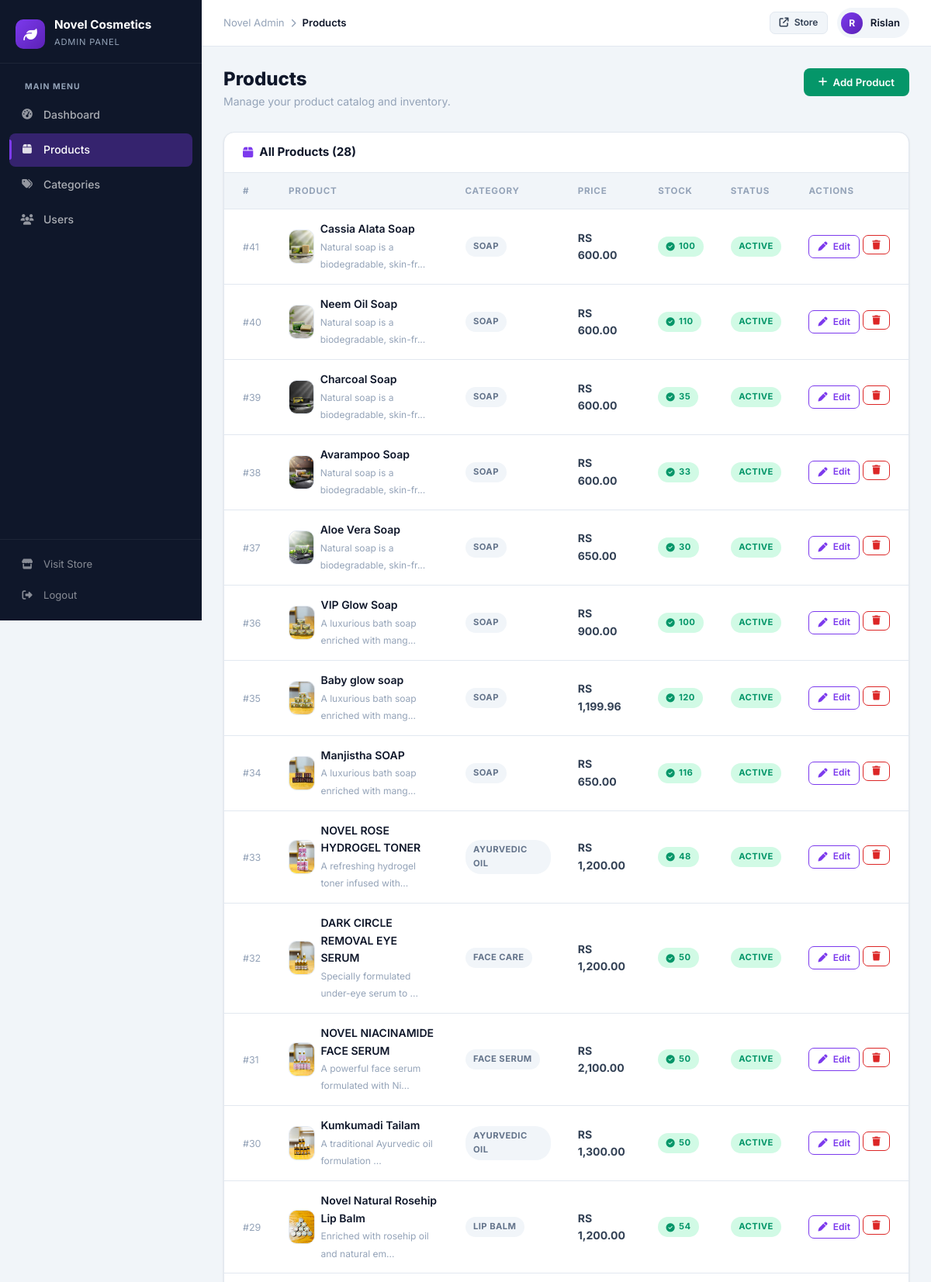
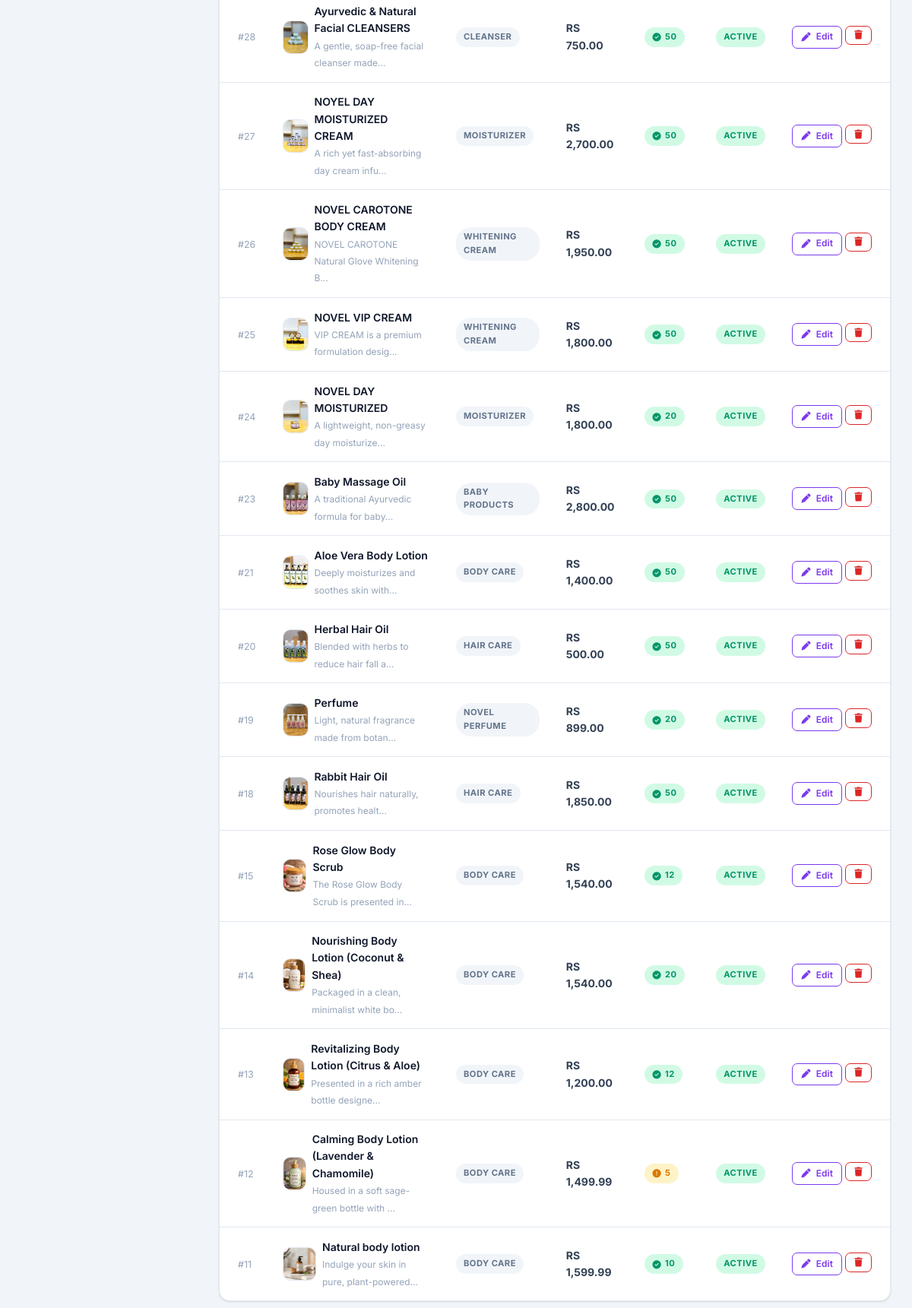
/admin/products.php (signed in), run on the app's committed database (2 pictures, top to bottom).
### tables this page shows
CREATE TABLE `products` (
  `id` int NOT NULL,
  `name` varchar(255) NOT NULL,
  `description` text,
  `price` decimal(10,2) NOT NULL,
  `category_id` int DEFAULT NULL,
  `image_url` varchar(500) DEFAULT NULL,
  `stock_quantity` int DEFAULT '0',
  `is_active` tinyint(1) DEFAULT '1',
  `created_at` timestamp NOT NULL DEFAULT CURRENT_TIMESTAMP,
  `updated_at` timestamp NOT NULL DEFAULT CURRENT_TIMESTAMP ON UPDATE CURRENT_TIMESTAMP
);

CREATE TABLE `categories` (
  `id` int NOT NULL,
  `name` varchar(100) NOT NULL,
  `description` text,
  `created_at` timestamp NOT NULL DEFAULT CURRENT_TIMESTAMP
);

### includes/db_config.php (called while the page is built, shortened)
<?php
function getConnection() {
    try {
        $pdo = new PDO("mysql:host=" . DB_HOST . ";dbname=" . DB_NAME, DB_USER, DB_PASS);
        $pdo->setAttribute(PDO::ATTR_ERRMODE, PDO::ERRMODE_EXCEPTION);
        return $pdo;
    } catch(PDOException $e) {
        die("Connection failed: " . $e->getMessage());
    }
}
?>

### includes/product_manager.php (called while the page is built, shortened)
<?php
require_once 'db_config.php';
class ProductManager {
    private $pdo;
    public function __construct() {
        $this->pdo = getConnection();
    }
    public function getAllProducts($limit = null, $offset = 0) {
        try {
            $sql = "SELECT p.*, c.name as category_name FROM products p
                    LEFT JOIN categories c ON p.category_id = c.id
                    WHERE p.is_active = 1
                    ORDER BY p.created_at DESC";
            if ($limit) {
                $sql .= " LIMIT :limit OFFSET :offset";
                $stmt = $this->pdo->prepare($sql);
                $stmt->bindParam(':limit', $limit, PDO::PARAM_INT);
                $stmt->bindParam(':offset', $offset, PDO::PARAM_INT);
                $stmt->execute();
            } else {
                $stmt = $this->pdo->prepare($sql);
                $stmt->execute();
            }
            return $stmt->fetchAll(PDO::FETCH_ASSOC);
        } catch(PDOException $e) {
            error_log("Error fetching products: " . $e->getMessage());
            return false;
        }
    }
}
?>

### admin/products.php (the view, shortened to what this page needs)
<?php
require_once '../includes/product_manager.php';
require_once 'includes/admin_layout.php';
$productManager  = new ProductManager();
$action    = isset($_GET['action']) ? $_GET['action'] : 'view';
$products = $productManager->getAllProducts();
?>
<div class="page-head">
    <div class="page-head-left">
        <h1><?php echo $action === 'view' ? 'Products' : ($action === 'add' ? 'Add Product' : 'Edit Product'); ?></h1>
        <p><?php echo $action === 'view' ? 'Manage your product catalog and inventory.' : 'Fill in the details below.'; ?></p>
    </div>
    <div class="page-head-right">
        <?php if ($action === 'view'): ?>
            <a href="products.php?action=add" class="abtn abtn-success">
                <i class="fas fa-plus"></i> Add Product
            </a>
        <?php else: ?>
            <a href="products.php" class="abtn abtn-ghost">
                <i class="fas fa-arrow-left"></i> Back
            </a>
        <?php endif; ?>
    </div>
</div>
<?php if ($action === 'view'): ?>
<div class="acard">
    <div class="acard-head">
        <h5><i class="fas fa-box"></i> All Products (<?php echo count($products); ?>)</h5>
    </div>
    <div class="acard-body p0">
        <div style="overflow-x:auto;">
        <table class="atable">
            <thead>
                <tr>
                    <th>#</th>
                    <th>Product</th>
                    <th>Category</th>
                    <th>Price</th>
                    <th>Stock</th>
                    <th>Status</th>
                    <th>Actions</th>
                </tr>
            </thead>
            <tbody>
                <?php foreach ($products as $prod): ?>
                <tr>
                    <td data-label="ID"><span style="color:var(--tx-muted);font-size:.78rem;">#<?php echo $prod['id']; ?></span></td>
                    <td data-label="Product">
                        <div class="d-flex align-items-center gap-2">
                            <?php if ($prod['image_url']): ?>
                                <img src="../images/products/<?php echo htmlspecialchars($prod['image_url']); ?>" class="prod-thumb" alt="">
                            <?php else: ?>
                                <div class="prod-thumb d-flex align-items-center justify-content-center" style="background:var(--bg-page);color:var(--tx-muted);">
                                    <i class="fas fa-image"></i>
                                </div>
                            <?php endif; ?>
                            <div class="prod-info">
                                <strong><?php echo htmlspecialchars($prod['name']); ?></strong>
                                <span><?php echo htmlspecialchars(substr($prod['description'], 0, 40)) . '...'; ?></span>
                            </div>
                        </div>
                    </td>
                    <td data-label="Category">
                        <span class="abadge gray"><?php echo htmlspecialchars($prod['category_name']); ?></span>
                    </td>
                    <td data-label="Price"><strong>RS <?php echo number_format($prod['price'], 2); ?></strong></td>
                    <td data-label="Stock">
                        <?php if ($prod['stock_quantity'] == 0): ?>
                            <span class="abadge red"><i class="fas fa-times-circle"></i> <?php echo $prod['stock_quantity']; ?></span>
                        <?php elseif ($prod['stock_quantity'] <= 5): ?>
                            <span class="abadge amber"><i class="fas fa-exclamation-circle"></i> <?php echo $prod['stock_quantity']; ?></span>
                        <?php else: ?>
                            <span class="abadge green"><i class="fas fa-check-circle"></i> <?php echo $prod['stock_quantity']; ?></span>
                        <?php endif; ?>
                    </td>
                    <td data-label="Status">
                        <span class="abadge <?php echo $prod['is_active'] ? 'green' : 'gray'; ?>">
                            <?php echo $prod['is_active'] ? 'Active' : 'Inactive'; ?>
                        </span>
                    </td>
                    <td data-label="Actions">
                        <div class="d-flex gap-1">
                            <a href="products.php?action=edit&id=<?php echo $prod['id']; ?>"
                               class="abtn abtn-outline-primary abtn-sm" title="Edit">
                                <i class="fas fa-pen"></i> Edit
                            </a>
                            <form method="POST" class="d-inline"
                                  onsubmit="return confirm('Delete this product permanently?');">
                                <button type="submit" class="abtn abtn-outline-danger abtn-sm" title="Delete">
                                    <i class="fas fa-trash"></i>
                                </button>
                            </form>
                        </div>
                    </td>
                </tr>
                <?php endforeach; ?>
            </tbody>
        </table>
        </div>
    </div>
</div>
<?php endif; ?>

### css/admin.css (style rules this page uses)
:root { --a-purple: #7c3aed; --a-purple-dark: #5b21b6; --a-purple-light:#ede9fe; --a-green: #059669; --a-green-light: #d1fae5; --a-red: #dc2626; --a-red-light: #fee2e2; --a-amber: #d97706; --a-amber-light: #fef3c7; --a-blue: #2563eb; --a-blue-light: #dbeafe; --a-cyan: #0891b2; --a-cyan-light: #cffafe; --sb-bg: #0f172a; --sb-hover: rgba(255,255,255,.06); --sb-active: rgba(124,58,237,.35); --sb-border: rgba(255,255,255,.06); --sb-width: 260px; --bg-page: #f1f5f9; --bg-card: #ffffff; --border: #e2e8f0; --tx-head: #0f172a; --tx-body: #334155; --tx-muted: #94a3b8; --radius: 14px; --radius-sm: 8px; --shadow-sm: 0 1px 3px rgba(0,0,0,.07), 0 1px 2px rgba(0,0,0,.05); --shadow-md: 0 4px 16px rgba(0,0,0,.08); --shadow-lg: 0 12px 40px rgba(0,0,0,.1); --transition: all .2s cubic-bezier(.4,0,.2,1); }
*, *::before, *::after { box-sizing: border-box; }
body { margin: 0; padding: 0; font-family: 'Inter', system-ui, sans-serif; background: var(--bg-page); color: var(--tx-body); font-size: .9375rem; line-height: 1.6; }
.page-head { display: flex; align-items: flex-start; justify-content: space-between; flex-wrap: wrap; gap: 1rem; margin-bottom: 1.75rem; }
.page-head-left h1 { font-size: 1.5rem; font-weight: 800; color: var(--tx-head); margin: 0 0 .2rem; }
.page-head-left p { color: var(--tx-muted); margin: 0; font-size: .875rem; }
.page-head-right { display: flex; gap: .6rem; flex-wrap: wrap; }
.acard { background: var(--bg-card); border-radius: var(--radius); border: 1px solid var(--border); box-shadow: var(--shadow-sm); overflow: hidden; margin-bottom: 1.5rem; }
.acard-head { padding: 1rem 1.5rem; display: flex; align-items: center; justify-content: space-between; border-bottom: 1px solid var(--border); gap: 1rem; flex-wrap: wrap; }
.acard-head h5 { margin: 0; font-size: .95rem; font-weight: 700; color: var(--tx-head); display: flex; align-items: center; gap: .5rem; }
.acard-head h5 i { color: var(--a-purple); }
.acard-body { padding: 1.5rem; }
.acard-body.p0 { padding: 0; }
.atable { width: 100%; border-collapse: collapse; }
.atable thead th { padding: .875rem 1.1rem; background: var(--bg-page); font-size: .72rem; font-weight: 700; text-transform: uppercase; letter-spacing: .07em; color: var(--tx-muted); white-space: nowrap; border-bottom: 1px solid var(--border); }
.atable thead th:first-child { padding-left: 1.5rem; }
.atable thead th:last-child { padding-right: 1.5rem; }
.atable tbody td { padding: .9rem 1.1rem; border-bottom: 1px solid var(--border); vertical-align: middle; font-size: .875rem; color: var(--tx-body); }
.atable tbody td:first-child { padding-left: 1.5rem; }
.atable tbody td:last-child { padding-right: 1.5rem; }
.atable tbody tr:last-child td { border-bottom: none; }
.prod-thumb { width: 44px; height: 44px; border-radius: 10px; object-fit: cover; border: 1px solid var(--border); }
.prod-info strong { display: block; font-weight: 600; color: var(--tx-head); font-size: .875rem; }
.prod-info span { font-size: .75rem; color: var(--tx-muted); }
.abadge { display: inline-flex; align-items: center; gap: .3rem; padding: .25rem .65rem; border-radius: 20px; font-size: .7rem; font-weight: 700; text-transform: uppercase; letter-spacing: .04em; }
.abadge.green { background: var(--a-green-light); color: var(--a-green); }
.abadge.amber { background: var(--a-amber-light); color: var(--a-amber); }
.abadge.gray { background: #f1f5f9; color: #64748b; }
.abtn { display: inline-flex; align-items: center; justify-content: center; gap: .45rem; padding: .55rem 1.2rem; border-radius: var(--radius-sm); font-size: .825rem; font-weight: 600; cursor: pointer; border: none; text-decoration: none; transition: var(--transition); white-space: nowrap; line-height: 1.4; }
.abtn-success { background: var(--a-green); color: #fff; }
.abtn-outline-primary { background: transparent; color: var(--a-purple); border: 1.5px solid var(--a-purple); }
.abtn-outline-danger { background: transparent; color: var(--a-red); border: 1.5px solid var(--a-red); }
.abtn-sm { padding: .35rem .7rem; font-size: .75rem; border-radius: 7px; }

### data on the page
products: id "41", image_url (picture), name "Cassia Alata Soap", description "Natural soap is a biodegradable, skin-fr", category.name "SOAP", price "600.00", stock_quantity "100", is_active "ACTIVE"
products: id "40", image_url (picture), name "Neem Oil Soap", description "Natural soap is a biodegradable, skin-fr", category.name "SOAP", price "600.00", stock_quantity "110", is_active "ACTIVE"
products: id "39", image_url (picture), name "Charcoal Soap", description "Natural soap is a biodegradable, skin-fr", category.name "SOAP", price "600.00", stock_quantity "35", is_active "ACTIVE"
products: id "38", image_url (picture), name "Avarampoo Soap", description "Natural soap is a biodegradable, skin-fr", category.name "SOAP", price "600.00", stock_quantity "33", is_active "ACTIVE"
products: id "37", image_url (picture), name "Aloe Vera Soap", description "Natural soap is a biodegradable, skin-fr", category.name "SOAP", price "650.00", stock_quantity "30", is_active "ACTIVE"
products: id "36", image_url (picture), name "VIP Glow Soap", description "A luxurious bath soap enriched with mang", category.name "SOAP", price "900.00", stock_quantity "100", is_active "ACTIVE"
products: id "35", image_url (picture), name "Baby glow soap", description "A luxurious bath soap enriched with mang", category.name "SOAP", price "1,199.96", stock_quantity "120", is_active "ACTIVE"
products: id "34", image_url (picture), name "Manjistha SOAP", description "A luxurious bath soap enriched with mang", category.name "SOAP", price "650.00", stock_quantity "116", is_active "ACTIVE"
products: id "33", image_url (picture), name "NOVEL ROSE HYDROGEL TONER", description "A refreshing hydrogel toner infused with", category.name "AYURVEDIC OIL", price "1,200.00", stock_quantity "48", is_active "ACTIVE"
products: id "32", image_url (picture), name "DARK CIRCLE REMOVAL EYE SERUM", description "Specially formulated under-eye serum to", category.name "FACE CARE", price "1,200.00", stock_quantity "50", is_active "ACTIVE"
products: id "31", image_url (picture), name "NOVEL NIACINAMIDE FACE SERUM", description "A powerful face serum formulated with Ni", category.name "FACE SERUM", price "2,100.00", stock_quantity "50", is_active "ACTIVE"
products: id "30", image_url (picture), name "Kumkumadi Tailam", description "A traditional Ayurvedic oil formulation", category.name "AYURVEDIC OIL", price "1,300.00", stock_quantity "50", is_active "ACTIVE"
products: id "29", image_url (picture), name "Novel Natural Rosehip Lip Balm", description "Enriched with rosehip oil and natural em", category.name "LIP BALM", price "1,200.00", stock_quantity "54", is_active "ACTIVE"
products: id "28", image_url (picture), name "Ayurvedic & Natural Facial CLEANSERS", description "A gentle, soap-free facial cleanser made", category.name "CLEANSER", price "750.00", stock_quantity "50", is_active "ACTIVE"
products: id "27", image_url (picture), name "NOYEL DAY MOISTURIZED CREAM", description "A rich yet fast-absorbing day cream infu", category.name "MOISTURIZER", price "2,700.00", stock_quantity "50", is_active "ACTIVE"
products: id "26", image_url (picture), name "NOVEL CAROTONE BODY CREAM", description "NOVEL CAROTONE Natural Glove Whitening B", category.name "WHITENING CREAM", price "1,950.00", stock_quantity "50", is_active "ACTIVE"
products: id "25", image_url (picture), name "NOVEL VIP CREAM", description "VIP CREAM is a premium formulation desig", category.name "WHITENING CREAM", price "1,800.00", stock_quantity "50", is_active "ACTIVE"
products: id "24", image_url (picture), name "NOVEL DAY MOISTURIZED", description "A lightweight, non-greasy day moisturize", category.name "MOISTURIZER", price "1,800.00", stock_quantity "20", is_active "ACTIVE"
products: id "23", image_url (picture), name "Baby Massage Oil", description "A traditional Ayurvedic formula for baby", category.name "BABY PRODUCTS", price "2,800.00", stock_quantity "50", is_active "ACTIVE"
products: id "21", image_url (picture), name "Aloe Vera Body Lotion", description "Deeply moisturizes and soothes skin with", category.name "BODY CARE", price "1,400.00", stock_quantity "50", is_active "ACTIVE"
products: id "20", image_url (picture), name "Herbal Hair Oil", description "Blended with herbs to reduce hair fall a", category.name "HAIR CARE", price "500.00", stock_quantity "50", is_active "ACTIVE"
products: id "19", image_url (picture), name "Perfume", description "Light, natural fragrance made from botan", category.name "NOVEL PERFUME", price "899.00", stock_quantity "20", is_active "ACTIVE"
products: id "18", image_url (picture), name "Rabbit Hair Oil", description "Nourishes hair naturally, promotes healt", category.name "HAIR CARE", price "1,850.00", stock_quantity "50", is_active "ACTIVE"
products: id "15", image_url (picture), name "Rose Glow Body Scrub", description "The Rose Glow Body Scrub is presented in", category.name "BODY CARE", price "1,540.00", stock_quantity "12", is_active "ACTIVE"
products: id "14", image_url (picture), name "Nourishing Body Lotion (Coconut & Shea)", description "Packaged in a clean, minimalist white bo", category.name "BODY CARE", price "1,540.00", stock_quantity "20", is_active "ACTIVE"
products: id "13", image_url (picture), name "Revitalizing Body Lotion (Citrus & Aloe)", description "Presented in a rich amber bottle designe", category.name "BODY CARE", price "1,200.00", stock_quantity "12", is_active "ACTIVE"
products: id "12", image_url (picture), name "Calming Body Lotion (Lavender & Chamomile)", description "Housed in a soft sage-green bottle with", category.name "BODY CARE", price "1,499.99", stock_quantity "5", is_active "ACTIVE"
products: id "11", image_url (picture), name "Natural body lotion", description "Indulge your skin in pure, plant-powered", category.name "BODY CARE", price "1,599.99", stock_quantity "10", is_active "ACTIVE"

### other printed values
$item['label'] "Dashboard"
$item['label'] "Products"
$item['label'] "Categories"
$item['label'] "Users"
$pageTitle "Products"
$initial "R"
$user "Rislan"
count($products) "28"
